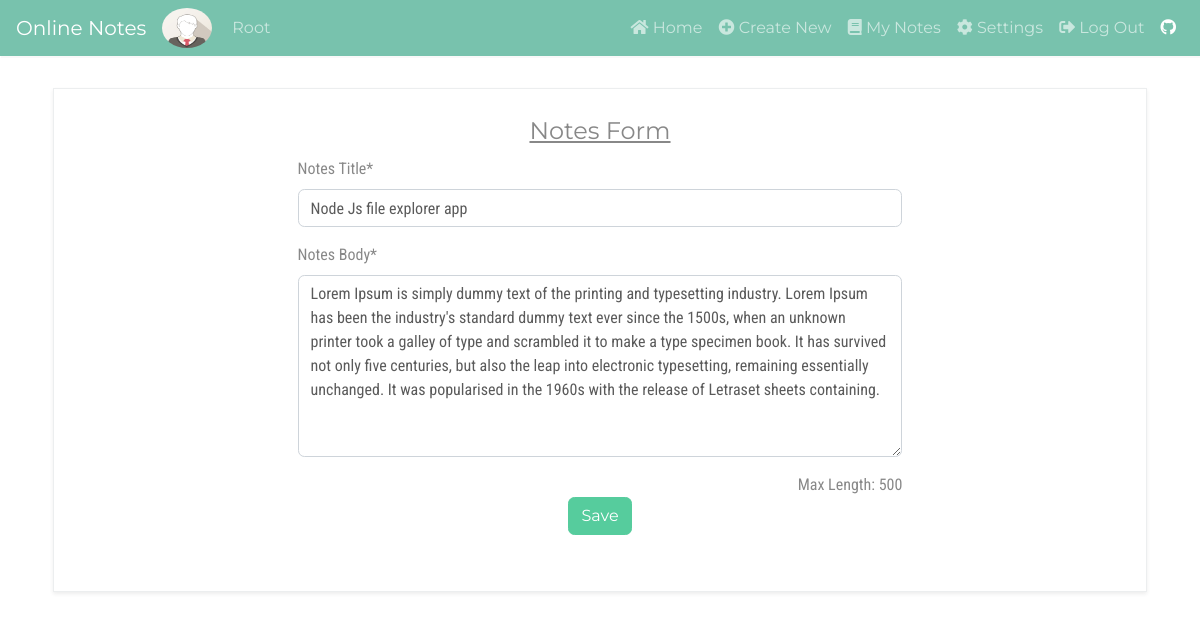
Page /4/update/ (signed in) on the committed database.
### users/models.py (models this page shows, shortened)
class Profile(models.Model):
    user = models.OneToOneField(User, on_delete=models.CASCADE)
    image = models.ImageField(default='default.png', upload_to='profile_pics')

### notes/models.py (models this page shows, shortened)
class Notes(models.Model):
	user = models.ForeignKey(User, on_delete=models.CASCADE)
	title = models.CharField(max_length=150, verbose_name="Notes Title")
	body = models.TextField(max_length=500, verbose_name="Notes Body")
	last_modified = models.DateTimeField(auto_now=True)
	created_on = models.DateTimeField(auto_now_add=True)

### notes/views.py (the view, shortened to what this page needs)
# urls.py: path('<int:pk>/update/', notes_views.NotesUpdateView.as_view(), name="update-notes"),
class NotesUpdateView(LoginRequiredMixin, UpdateView):
	model = Notes
	form_class = NotesUpdateForm

### notes/forms.py
class NotesUpdateForm(forms.ModelForm):
	class Meta:
		model = Notes
		fields = ('title', 'body')
		widgets={
			'body': forms.Textarea(attrs={'cols': 1,'rows': 7}),
		}

### notes/templates/notes/notes_form.html (shortened to what this page needs)
{% extends "users/base.html" %}
{% load crispy_forms_tags %}
{% block content %}
<div class="container mt-4 p-2">
    <form method = "POST" enctype="multipart/form-data" class="p-4 border shadow-sm">
        <fieldset class="form-group">
            <legend class="text-center"><u>Notes Form</u></legend>
            <div class="form-row">
            	<div class="col-md-7 mx-auto">
		            {{form.title | as_crispy_field}}
            	</div>
            </div>
            <div class="form-row">
            	<div class="col-md-7 mx-auto">
		            {{form.body | as_crispy_field}}
		            <div class="clearfix">
		            	<div class="float-right">
		            		Max Length: 500
		            	</div>
		            </div>
            	</div>
            </div><center>
            <div class="form-group">
                <input type="submit" class="btn btn-success" value="Save">
            </div></center>
        </fieldset>
    </form>
</div>
{% endblock %}

### users/templates/users/base.html (shortened to what this page needs)
<!DOCTYPE html>
<html lang="en">
<head>
    <link rel="stylesheet"
    href="https://bootswatch.com/4/minty/bootstrap.min.css">
    <link rel="stylesheet" href="https://use.fontawesome.com/releases/v5.8.1/css/all.css"
>
</head>
<body>
<nav class="navbar navbar-expand-md bg-primary navbar-dark sticky-top"
style="box-shadow: 1px 2px #f9f9f9">
  <a class="navbar-brand" href="{% url 'home' %}">Online Notes</a>
  <div class="collapse navbar-collapse" id="collapsibleNavbar">
    <ul class="navbar-nav mr-auto">
      {% if user.is_authenticated %}
      <img class="rounded-circle img-fluid mr-2" src="{{user.profile.image.url}}"
          alt="{{user.username}} profile image" style="width:50px;height:40px">
      <span class="navbar-text" style="margin-left: 12px; text-transform: capitalize">
        {{user.username}}
      </span>
      {% endif %}
    </ul>
    <ul class="navbar-nav ml-auto">
      {% if user.is_authenticated %}
        <li class="nav-item {{home}}">
          <a class="nav-link" href="{% url 'home' %}">
            <i class="fas fa-home"></i> Home</a>
        </li>
        <li class="nav-item {{createnew}}">
          <a class="nav-link" href="{% url 'create-notes' %}">
            <i class="fas fa-plus-circle"></i> Create New</a>
        </li>
        <li class="nav-item {{mynotes}}">
          <a class="nav-link" href="{% url 'view-all' %}">
            <i class="fas fa-book"></i> My Notes</a>
        </li>
        <li class="nav-item {{settings}}">
          <a class="nav-link" href="{% url 'settings' %}">
            <i class="fas fa-cog"></i> Settings</a>
        </li>
        <li class="nav-item">
          <a class="nav-link" href="{% url 'user-logout' %}">
            <i class="fas fa-sign-out-alt"></i> Log Out</a>
        </li>
      {% endif %}
      <li class="nav-item">
        <a class="nav-link active" href="https://github.com/ankit-brijwasi/online-notes-app" target="_blank"><i class="fab fa-github"></i></a>
      </li>
    </ul>
  </div>
</nav>
<div class="container">
    {% block content %}
    {% endblock %}
</div>
</body>
</html>

### users/templates/users/base.html (style rules this page uses)
body { font-family: 'Roboto Condensed', sans-serif; }

### rows in the picture
Notes: title "Node Js file explorer app", body "Lorem Ipsum is simply dummy text of the printing and typesetting industry. Lorem Ipsum has been the industry's standard dummy text ever since the 1500s, when an unknown printer took a galley of type and scrambled it to make a type specimen book. It has survived not only five centuries, but also the leap into electronic typesetting, remaining essentially unchanged. It was popularised in the 1960s with the release of Letraset sheets containing."

### other values in the picture
{{ user.username }} "Root"
